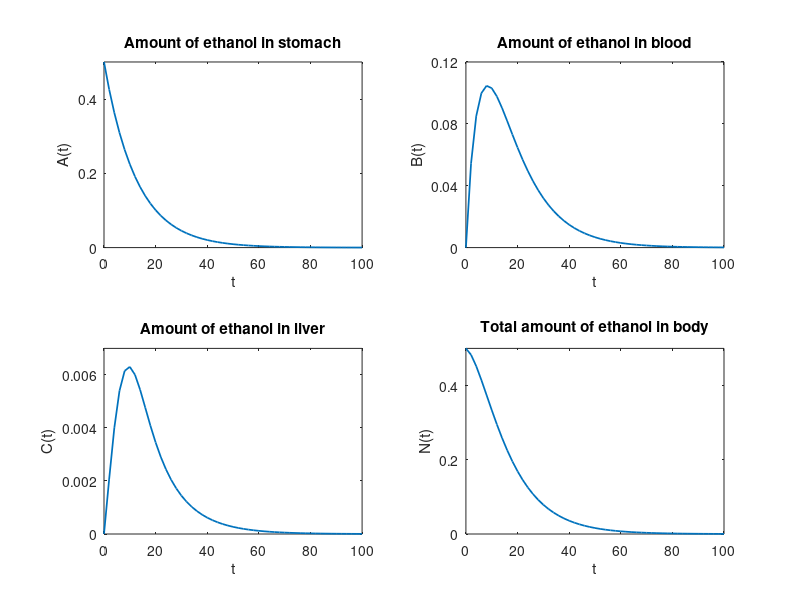

MATLAB code to generate this figure:
% Example 01: Equilibrium State Of Ethanol Metabolism Model

% Step 01: Definition Of Problem Parameters

% Constant Problem Parameters

a = 0.08;
b = 0.20;
c = 0.05;
d = 0.01;

% Time Vector

T = 100;
h = 1;
t = (0:h:T)';

% Initialize Solution Vectors

A = zeros(length(t),1);
B = zeros(length(t),1);
C = zeros(length(t),1);

% Initial Conditions

A(1) = 0.5;
B(1) = 0;
C(1) = 0;

% Step 02: Computations

A = A(1).*exp(-a*t);

for j = 1:1:(length(t)-1)
  h = t(j+1) - t(j);
  C(j+1) = C(j)/(1 + (h*b)/(1 + h*b) + (h*c)/(d+C(j))) + (h*b*B(j) + h^2*a*b*A(j+1))/((1 + (h*b)/(1 + h*b) + (h*c)/(d+C(j))) * (1 + h*b));
  B(j+1) = (B(j) + h*a*A(j+1) + h*b*C(j+1))/(1 + h*b);
endfor

% Step 03: Plots Of Solution Components

figure(1)

subplot(2,2,1);
plot(t(1:2:end),A(1:2:end),'linewidth',1.25);
title('Amount of ethanol in stomach');
xlabel('t');
ylabel('A(t)');
yticks([0 0.2 0.4 0.6]);

subplot(2,2,2);
plot(t(1:2:end),B(1:2:end),'linewidth',1.25);
title('Amount of ethanol in blood');
xlabel('t');
ylabel('B(t)');
yticks([0 0.04 0.08 0.12]);

subplot(2,2,3);
plot(t(1:2:end),C(1:2:end),'linewidth',1.25);
title('Amount of ethanol in liver');
xlabel('t');
ylabel('C(t)');
yticks([0 0.002 0.004 0.006]);

subplot(2,2,4);
plot(t(1:2:end),A(1:2:end)+B(1:2:end)+C(1:2:end),'linewidth',1.25);
title('Total amount of ethanol in body');
xlabel('t');
ylabel('N(t)');
yticks([0 0.2 0.4 0.6]);
